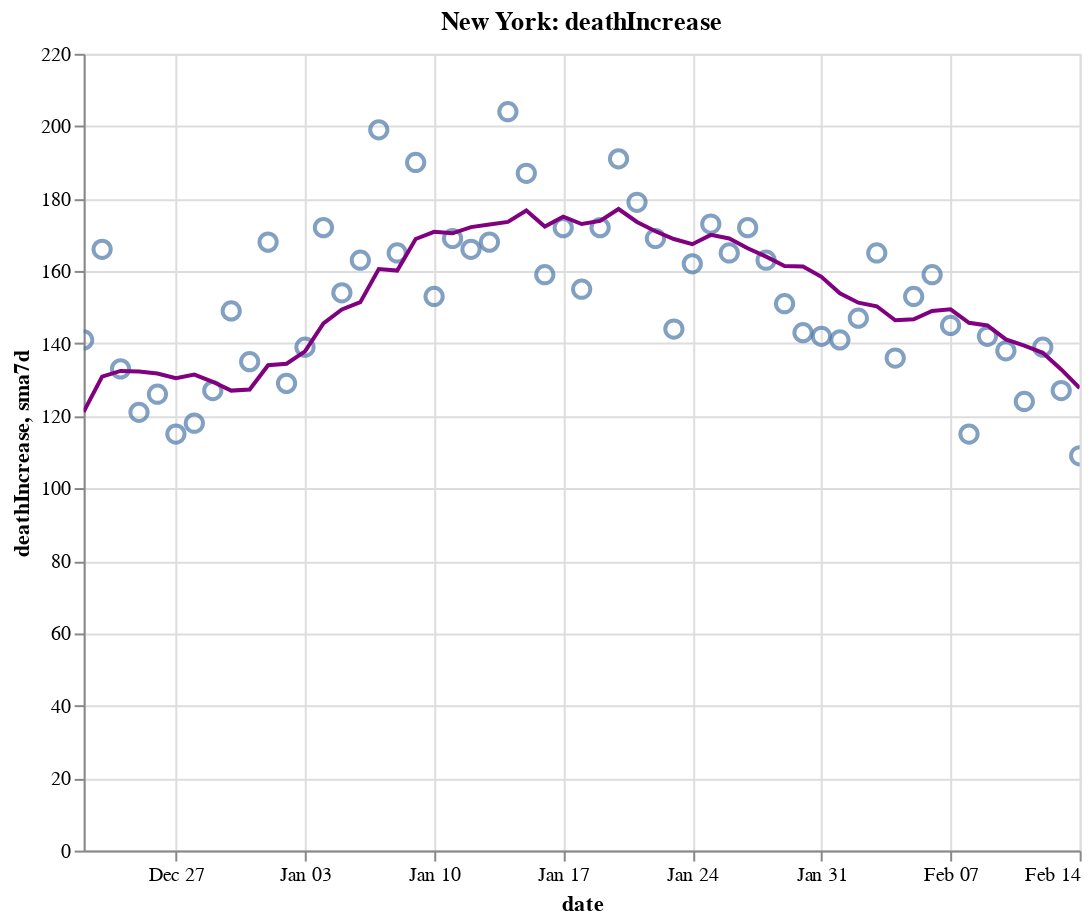

The notebook cell saved with this chart:
### Code cell
create_plot(ny, 'deathIncrease')

### Figure 1 — Vega-Lite specification as saved in the notebook (floating-point values rounded to 4 significant figures)
{"config": {"view": {"continuousWidth": 400, "continuousHeight": 300}}, "layer": [{"layer": [{"mark": {"type": "point", "size": 75}, "encoding": {"tooltip": [{"type": "temporal", "field": "date"}, {"type": "quantitative", "field": "deathIncrease"}, {"type": "quantitative", "field": "sma7d"}], "x": {"type": "temporal", "field": "date"}, "y": {"type": "quantitative", "field": "deathIncrease"}}, "selection": {"selector012": {"type": "interval", "bind": "scales", "encodings": ["x", "y"]}}}, {"mark": {"type": "line", "color": "purple"}, "encoding": {"x": {"type": "temporal", "field": "date"}, "y": {"type": "quantitative", "field": "sma7d"}}}]}, {"mark": {"type": "rule", "color": "#aaa"}, "encoding": {"x": {"type": "temporal", "field": "date"}}, "transform": [{"filter": {"selection": "selector011"}}]}, {"mark": "circle", "encoding": {"opacity": {"condition": {"value": 1, "selection": "selector011"}, "value": 0}, "tooltip": [{"type": "temporal", "field": "date"}, {"type": "quantitative", "field": "deathIncrease"}, {"type": "quantitative", "field": "sma7d"}], "x": {"type": "temporal", "field": "date"}, "y": {"type": "quantitative", "field": "deathIncrease"}}, "selection": {"selector011": {"type": "single", "encodings": ["x"], "on": "mouseover", "nearest": true, "empty": "none"}}}, {"mark": {"type": "text", "align": "left", "dx": 5, "dy": -5, "stroke": "white", "strokeWidth": 2}, "encoding": {"text": {"type": "quantitative", "field": "deathIncrease"}, "tooltip": [{"type": "temporal", "field": "date"}, {"type": "quantitative", "field": "deathIncrease"}, {"type": "quantitative", "field": "sma7d"}], "x": {"type": "temporal", "field": "date"}, "y": {"type": "quantitative", "field": "deathIncrease"}}, "transform": [{"filter": {"selection": "selector011"}}]}, {"mark": {"type": "text", "align": "left", "dx": 5, "dy": -5}, "encoding": {"text": {"type": "quantitative", "field": "deathIncrease"}, "tooltip": [{"type": "temporal", "field": "date"}, {"type": "quantitative", "field": "deathIncrease"}, {"type": "quantitative", "field": "sma7d"}], "x": {"type": "temporal", "field": "date"}, "y": {"type": "quantitative", "field": "deathIncrease"}}, "transform": [{"filter": {"selection": "selector011"}}]}], "data": {"name": "data-5f6262b83aa91deb31b5d6c97dff8e4d"}, "height": 400, "title": "New York: deathIncrease", "width": 500, "$schema": "https://vega.github.io/schema/vega-lite/v4.8.1.json", "datasets": {"data-5f6262b83aa91deb31b5d6c97dff8e4d": [{"date": "2020-12-22T00:00:00", "totalTestResultsIncrease": 164900.0, "positiveIncrease": 9716.0, "death": 28850.0, "deathIncrease": 141.0, "positiveRate": 0.059, "state": "New York", "sma7d": 121.1}, {"date": "2020-12-23T00:00:00", "totalTestResultsIncrease": 204400.0, "positiveIncrease": 11940.0, "death": 29020.0, "deathIncrease": 166.0, "positiveRate": 0.058, "state": "New York", "sma7d": 130.9}, {"date": "2020-12-24T00:00:00", "totalTestResultsIncrease": 226300.0, "positiveIncrease": 12570.0, "death": 29150.0, "deathIncrease": 133.0, "positiveRate": 0.056, "state": "New York", "sma7d": 132.4}, {"date": "2020-12-25T00:00:00", "totalTestResultsIncrease": 226600.0, "positiveIncrease": 12450.0, "death": 29270.0, "deathIncrease": 121.0, "positiveRate": 0.055, "state": "New York", "sma7d": 132.3}, {"date": "2020-12-26T00:00:00", "totalTestResultsIncrease": 201400.0, "positiveIncrease": 10810.0, "death": 29400.0, "deathIncrease": 126.0, "positiveRate": 0.054, "state": "New York", "sma7d": 131.7}, {"date": "2020-12-27T00:00:00", "totalTestResultsIncrease": 130300.0, "positiveIncrease": 7623.0, "death": 29510.0, "deathIncrease": 115.0, "positiveRate": 0.059, "state": "New York", "sma7d": 130.4}, {"date": "2020-12-28T00:00:00", "totalTestResultsIncrease": 124900.0, "positiveIncrease": 10410.0, "death": 29630.0, "deathIncrease": 118.0, "positiveRate": 0.083, "state": "New York", "sma7d": 131.4}, {"date": "2020-12-29T00:00:00", "totalTestResultsIncrease": 160200.0, "positiveIncrease": 11440.0, "death": 29760.0, "deathIncrease": 127.0, "positiveRate": 0.071, "state": "New York", "sma7d": 129.4}, {"date": "2020-12-30T00:00:00", "totalTestResultsIncrease": 154900.0, "positiveIncrease": 13420.0, "death": 29900.0, "deathIncrease": 149.0, "positiveRate": 0.087, "state": "New York", "sma7d": 127.0}, {"date": "2020-12-31T00:00:00", "totalTestResultsIncrease": 216600.0, "positiveIncrease": 16800.0, "death": 30040.0, "deathIncrease": 135.0, "positiveRate": 0.078, "state": "New York", "sma7d": 127.3}, {"date": "2021-01-01T00:00:00", "totalTestResultsIncrease": 219300.0, "positiveIncrease": 16500.0, "death": 30210.0, "deathIncrease": 168.0, "positiveRate": 0.075, "state": "New York", "sma7d": 134.0}, {"date": "2021-01-02T00:00:00", "totalTestResultsIncrease": 202400.0, "positiveIncrease": 15070.0, "death": 30340.0, "deathIncrease": 129.0, "positiveRate": 0.074, "state": "New York", "sma7d": 134.4}, {"date": "2021-01-03T00:00:00", "totalTestResultsIncrease": 142300.0, "positiveIncrease": 11370.0, "death": 30480.0, "deathIncrease": 139.0, "positiveRate": 0.08, "state": "New York", "sma7d": 137.9}, {"date": "2021-01-04T00:00:00", "totalTestResultsIncrease": 134400.0, "positiveIncrease": 11210.0, "death": 30650.0, "deathIncrease": 172.0, "positiveRate": 0.083, "state": "New York", "sma7d": 145.6}, {"date": "2021-01-05T00:00:00", "totalTestResultsIncrease": 152400.0, "positiveIncrease": 12670.0, "death": 30800.0, "deathIncrease": 154.0, "positiveRate": 0.083, "state": "New York", "sma7d": 149.4}, {"date": "2021-01-06T00:00:00", "totalTestResultsIncrease": 197800.0, "positiveIncrease": 16650.0, "death": 30960.0, "deathIncrease": 163.0, "positiveRate": 0.084, "state": "New York", "sma7d": 151.4}, {"date": "2021-01-07T00:00:00", "totalTestResultsIncrease": 238600.0, "positiveIncrease": 17640.0, "death": 31160.0, "deathIncrease": 199.0, "positiveRate": 0.074, "state": "New York", "sma7d": 160.6}, {"date": "2021-01-08T00:00:00", "totalTestResultsIncrease": 243900.0, "positiveIncrease": 18830.0, "death": 31330.0, "deathIncrease": 165.0, "positiveRate": 0.077, "state": "New York", "sma7d": 160.1}, {"date": "2021-01-09T00:00:00", "totalTestResultsIncrease": 258000.0, "positiveIncrease": 16940.0, "death": 31520.0, "deathIncrease": 190.0, "positiveRate": 0.066, "state": "New York", "sma7d": 168.9}, {"date": "2021-01-10T00:00:00", "totalTestResultsIncrease": 246800.0, "positiveIncrease": 15360.0, "death": 31670.0, "deathIncrease": 153.0, "positiveRate": 0.062, "state": "New York", "sma7d": 170.9}, {"date": "2021-01-11T00:00:00", "totalTestResultsIncrease": 203900.0, "positiveIncrease": 13710.0, "death": 31840.0, "deathIncrease": 169.0, "positiveRate": 0.067, "state": "New York", "sma7d": 170.4}, {"date": "2021-01-12T00:00:00", "totalTestResultsIncrease": 196700.0, "positiveIncrease": 15210.0, "death": 32010.0, "deathIncrease": 166.0, "positiveRate": 0.077, "state": "New York", "sma7d": 172.1}, {"date": "2021-01-13T00:00:00", "totalTestResultsIncrease": 196900.0, "positiveIncrease": 14580.0, "death": 32180.0, "deathIncrease": 168.0, "positiveRate": 0.074, "state": "New York", "sma7d": 172.9}, {"date": "2021-01-14T00:00:00", "totalTestResultsIncrease": 212600.0, "positiveIncrease": 13660.0, "death": 32380.0, "deathIncrease": 204.0, "positiveRate": 0.064, "state": "New York", "sma7d": 173.6}, {"date": "2021-01-15T00:00:00", "totalTestResultsIncrease": 324700.0, "positiveIncrease": 19940.0, "death": 32570.0, "deathIncrease": 187.0, "positiveRate": 0.061, "state": "New York", "sma7d": 176.7}, {"date": "2021-01-16T00:00:00", "totalTestResultsIncrease": 277300.0, "positiveIncrease": 16000.0, "death": 32720.0, "deathIncrease": 159.0, "positiveRate": 0.058, "state": "New York", "sma7d": 172.3}, {"date": "2021-01-17T00:00:00", "totalTestResultsIncrease": 246500.0, "positiveIncrease": 13840.0, "death": 32900.0, "deathIncrease": 172.0, "positiveRate": 0.056, "state": "New York", "sma7d": 175.0}, {"date": "2021-01-18T00:00:00", "totalTestResultsIncrease": 186200.0, "positiveIncrease": 12180.0, "death": 33050.0, "deathIncrease": 155.0, "positiveRate": 0.065, "state": "New York", "sma7d": 173.0}, {"date": "2021-01-19T00:00:00", "totalTestResultsIncrease": 177300.0, "positiveIncrease": 12510.0, "death": 33220.0, "deathIncrease": 172.0, "positiveRate": 0.071, "state": "New York", "sma7d": 173.9}, {"date": "2021-01-20T00:00:00", "totalTestResultsIncrease": 195400.0, "positiveIncrease": 13360.0, "death": 33420.0, "deathIncrease": 191.0, "positiveRate": 0.068, "state": "New York", "sma7d": 177.1}, {"date": "2021-01-21T00:00:00", "totalTestResultsIncrease": 224600.0, "positiveIncrease": 13890.0, "death": 33590.0, "deathIncrease": 179.0, "positiveRate": 0.062, "state": "New York", "sma7d": 173.6}, {"date": "2021-01-22T00:00:00", "totalTestResultsIncrease": 268000.0, "positiveIncrease": 15140.0, "death": 33760.0, "deathIncrease": 169.0, "positiveRate": 0.057, "state": "New York", "sma7d": 171.0}, {"date": "2021-01-23T00:00:00", "totalTestResultsIncrease": 262100.0, "positiveIncrease": 13790.0, "death": 33910.0, "deathIncrease": 144.0, "positiveRate": 0.053, "state": "New York", "sma7d": 168.9}, {"date": "2021-01-24T00:00:00", "totalTestResultsIncrease": 250000.0, "positiveIncrease": 12720.0, "death": 34070.0, "deathIncrease": 162.0, "positiveRate": 0.051, "state": "New York", "sma7d": 167.4}, {"date": "2021-01-25T00:00:00", "totalTestResultsIncrease": 219500.0, "positiveIncrease": 12000.0, "death": 34240.0, "deathIncrease": 173.0, "positiveRate": 0.055, "state": "New York", "sma7d": 170.0}, {"date": "2021-01-26T00:00:00", "totalTestResultsIncrease": 162900.0, "positiveIncrease": 11060.0, "death": 34410.0, "deathIncrease": 165.0, "positiveRate": 0.068, "state": "New York", "sma7d": 169.0}, {"date": "2021-01-27T00:00:00", "totalTestResultsIncrease": 202700.0, "positiveIncrease": 11030.0, "death": 34580.0, "deathIncrease": 172.0, "positiveRate": 0.054, "state": "New York", "sma7d": 166.3}, {"date": "2021-01-28T00:00:00", "totalTestResultsIncrease": 250700.0, "positiveIncrease": 13400.0, "death": 34740.0, "deathIncrease": 163.0, "positiveRate": 0.053, "state": "New York", "sma7d": 164.0}, {"date": "2021-01-29T00:00:00", "totalTestResultsIncrease": 270500.0, "positiveIncrease": 12580.0, "death": 34890.0, "deathIncrease": 151.0, "positiveRate": 0.046, "state": "New York", "sma7d": 161.4}, {"date": "2021-01-30T00:00:00", "totalTestResultsIncrease": 269400.0, "positiveIncrease": 12800.0, "death": 35040.0, "deathIncrease": 143.0, "positiveRate": 0.048, "state": "New York", "sma7d": 161.3}, {"date": "2021-01-31T00:00:00", "totalTestResultsIncrease": 243100.0, "positiveIncrease": 10790.0, "death": 35180.0, "deathIncrease": 142.0, "positiveRate": 0.044, "state": "New York", "sma7d": 158.4}, {"date": "2021-02-01T00:00:00", "totalTestResultsIncrease": 175000.0, "positiveIncrease": 8508.0, "death": 35320.0, "deathIncrease": 141.0, "positiveRate": 0.049, "state": "New York", "sma7d": 153.9}, {"date": "2021-02-02T00:00:00", "totalTestResultsIncrease": 150200.0, "positiveIncrease": 8215.0, "death": 35470.0, "deathIncrease": 147.0, "positiveRate": 0.055, "state": "New York", "sma7d": 151.3}, {"date": "2021-02-03T00:00:00", "totalTestResultsIncrease": 126500.0, "positiveIncrease": 5925.0, "death": 35630.0, "deathIncrease": 165.0, "positiveRate": 0.047, "state": "New York", "sma7d": 150.3}, {"date": "2021-02-04T00:00:00", "totalTestResultsIncrease": 169200.0, "positiveIncrease": 7414.0, "death": 35770.0, "deathIncrease": 136.0, "positiveRate": 0.044, "state": "New York", "sma7d": 146.4}, {"date": "2021-02-05T00:00:00", "totalTestResultsIncrease": 203600.0, "positiveIncrease": 8777.0, "death": 35920.0, "deathIncrease": 153.0, "positiveRate": 0.043, "state": "New York", "sma7d": 146.7}, {"date": "2021-02-06T00:00:00", "totalTestResultsIncrease": 261300.0, "positiveIncrease": 11250.0, "death": 36080.0, "deathIncrease": 159.0, "positiveRate": 0.043, "state": "New York", "sma7d": 149.0}, {"date": "2021-02-07T00:00:00", "totalTestResultsIncrease": 250900.0, "positiveIncrease": 10020.0, "death": 36220.0, "deathIncrease": 145.0, "positiveRate": 0.04, "state": "New York", "sma7d": 149.4}, {"date": "2021-02-08T00:00:00", "totalTestResultsIncrease": 197200.0, "positiveIncrease": 8448.0, "death": 36340.0, "deathIncrease": 115.0, "positiveRate": 0.043, "state": "New York", "sma7d": 145.7}, {"date": "2021-02-09T00:00:00", "totalTestResultsIncrease": 153600.0, "positiveIncrease": 7866.0, "death": 36480.0, "deathIncrease": 142.0, "positiveRate": 0.051, "state": "New York", "sma7d": 145.0}, {"date": "2021-02-10T00:00:00", "totalTestResultsIncrease": 176800.0, "positiveIncrease": 7101.0, "death": 36620.0, "deathIncrease": 138.0, "positiveRate": 0.04, "state": "New York", "sma7d": 141.1}, {"date": "2021-02-11T00:00:00", "totalTestResultsIncrease": 285500.0, "positiveIncrease": 10100.0, "death": 36740.0, "deathIncrease": 124.0, "positiveRate": 0.035, "state": "New York", "sma7d": 139.4}, {"date": "2021-02-12T00:00:00", "totalTestResultsIncrease": 237100.0, "positiveIncrease": 8404.0, "death": 36880.0, "deathIncrease": 139.0, "positiveRate": 0.035, "state": "New York", "sma7d": 137.4}, {"date": "2021-02-13T00:00:00", "totalTestResultsIncrease": 253600.0, "positiveIncrease": 8763.0, "death": 37010.0, "deathIncrease": 127.0, "positiveRate": 0.035, "state": "New York", "sma7d": 132.9}, {"date": "2021-02-14T00:00:00", "totalTestResultsIncrease": 234700.0, "positiveIncrease": 8316.0, "death": 37120.0, "deathIncrease": 109.0, "positiveRate": 0.035, "state": "New York", "sma7d": 127.7}]}}
